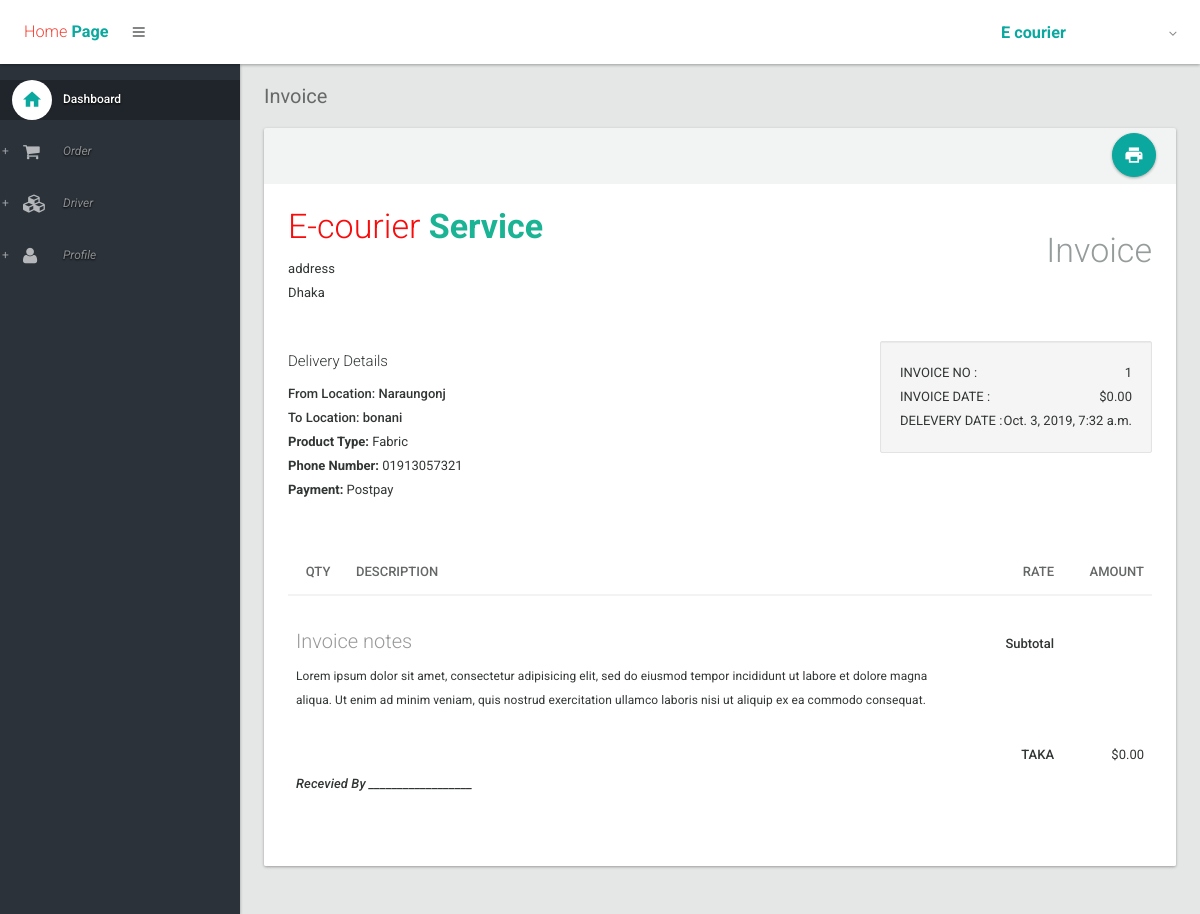
Page /delivery_service/show/1/ (signed in) on the committed database.
### delivery_service/models.py (models this page shows, shortened)
class delivery_product(models.Model):
    from_location = models.CharField(max_length=100)
    to_location = models.CharField(max_length=100)
    product_type = models.ForeignKey(types_of_product,on_delete=models.CASCADE)
    weight = MeasurementField(measurement=Weight,null=True,blank=True)
    Date = models.DateTimeField(default=timezone.now)
    image = models.ImageField(upload_to='images/',null=True,blank=True)
    phone = models.CharField(max_length=20)
    payment_option = models.CharField(max_length=50)
    order_status = models.CharField(max_length=100, choices=OPTIONS2, default="0")

class types_of_product(models.Model):
	title=models.CharField(max_length=100)
	def __str__(self):
		return self.title

### delivery_service/views.py (the view)
# urls.py: path('show/<order_id>/',views.show,name='show'),
@login_required
def show(request, order_id):
    order = delivery_product.objects.filter(id=order_id)
    return render(request, 'show_delivery.html', {'order': order})

### delivery_service/templates/show_delivery.html (shortened to what this page needs)
{% extends 'layout.html' %}
{% load staticfiles %}
{% block body %}
            {% for order in order %}
                <section>
                    <div class="section-header">
						<ol class="breadcrumb">
							<li class="active">Invoice</li>
						</ol>
					</div>
					<div class="section-body">
                        <div class="row">
							<div class="col-lg-12">
								<div class="card card-printable style-default-light">
									<div class="card-head">
										<div class="tools">
											<div class="btn-group">
												<a class="btn btn-floating-action btn-primary" href="javascript:void(0);" onclick="javascript:window.print();"><i class="md md-print"></i></a>
											</div>
										</div>
									</div>
									<div class="card-body style-default-bright" id="print">
										<div class="row">
											<div class="col-xs-8">
												<h1 class="text-light" style="margin-top: 0px; color: #f70b0b">E-courier <strong class="text-accent-dark" style="color: #1ab394">Service</strong></h1>
												<p> address<br>Dhaka</p>
											</div>
											<div class="col-xs-4 text-right">
												<h1 class="text-light text-default-light">Invoice</h1>
											</div>
										</div>
										<br/>
										<div class="row">
											<div class="col-xs-8">
												<h4 class="text-light">Delivery Details</h4>
												<address>
													<strong>From Location: {{ order.from_location }}</strong><br>
													<strong>To Location: {{ order.to_location }}</strong><br>
													<b>Product Type:</b> {{ order.product_type }}
													<br>
													<b>Phone Number: </b>{{ order.phone }}
													<br>
													<b>Payment: </b>{{ order.payment_option }}
												</address>
											</div>
											<div class="col-xs-4">
												<div class="well">
													<div class="clearfix">
														<div class="pull-left"> INVOICE NO : </div>
														<div class="pull-right"> {{ order.id }} </div>
													</div>
													<div class="clearfix">
														<div class="pull-left"> INVOICE DATE : </div>
														<div class="pull-right"> $0.00 </div>
													</div>
													<div class="clearfix">
														<div class="pull-left"> DELEVERY DATE : </div>
														<div class="pull-right"> {{ order.Date }} </div>
													</div>
												</div>
											</div>
										</div>
										<br/>
										<div class="row">
											<div class="col-md-12">
												<table class="table">
													<thead>
														<tr>
															<th style="width:60px" class="text-center">QTY</th>
															<th class="text-left">DESCRIPTION</th>
                                                            <th style="width:90px" class="text-right">RATE</th>
															<th style="width:90px" class="text-right">AMOUNT</th>
														</tr>
													</thead>
													<tbody>
														<tr>
															<td colspan="2" rowspan="4">
																<h3 class="text-light opacity-50">Invoice notes</h3>
																<p><small>Lorem ipsum dolor sit amet, consectetur adipisicing elit, sed do eiusmod tempor incididunt ut labore et dolore magna aliqua. Ut enim ad minim veniam, quis nostrud exercitation ullamco laboris nisi ut aliquip ex ea commodo consequat.</small></p><br><br>
																<p><strong><em>Recevied By __________________</em></strong></p>
															</td>
															<td class="text-right"><strong>Subtotal</strong></td>
														</tr>
														<tr>
															<td class="text-right hidden-border"><strong>TAKA</strong></td>
															<td class="text-right hidden-border">$0.00</td>
														</tr>
													</tbody>
												</table>
											</div>
										</div>
									</div>
								</div>
							</div>
						</div>
					</div>
                </section>
            {% endfor %}
{% endblock %}

### rows in the picture
delivery_product: from_location "Naraungonj", to_location "bonani", product_type "Fabric", phone "01913057321", payment_option "Postpay", id "1", Date "Oct. 3, 2019, 7:32 a.m."
